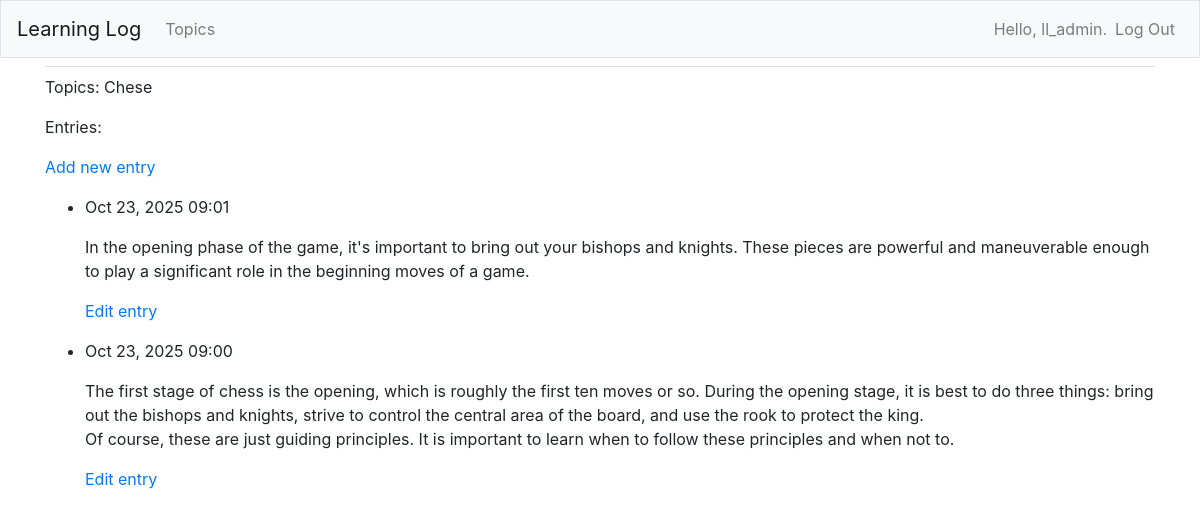
The page /topics/3/ (signed in) on the database its author committed.
### learning_logs/models.py (models this page shows, shortened)
class Topic(models.Model):
    text = models.CharField(max_length=200)
    date_added = models.DateTimeField(auto_now_add=True)
    owner = models.ForeignKey(User, on_delete=models.CASCADE)
    def __str__(self):
        return self.text

class Entry(models.Model):
    topic = models.ForeignKey(Topic, on_delete=models.CASCADE)
    text = models.TextField()
    date_added = models.DateTimeField(auto_now_add=True)
    class Meta:
        verbose_name_plural = 'entries'

### learning_logs/views.py (the view)
# urls.py: path('topics/<int:topic_id>/', views.topic, name='topic'),
@login_required
def topic(request, topic_id):
    topic = Topic.objects.get(id=topic_id)
    if topic.owner != request.user:
        raise Http404
    entries = topic.entry_set.order_by('-date_added')
    context = {'topic': topic, 'entries':entries}
    return render(request, 'learning_logs/topic.html', context)

### learning_logs/templates/learning_logs/topic.html
{% extends "learning_logs/base.html" %}
{% block content %}
    <p>Topics: {{ topic }}</p>
    <p>Entries:</p>
    <p>
        <a href="{% url 'learning_logs:new_entry' topic.id %}">Add new
        entry</a>
    </p>
    <ul>
    {% for entry in entries %}
        <li>
            <p>{{ entry.date_added|date:'M d, Y H:i' }}</p>
            <p>{{ entry.text|linebreaks }}</p>
            <p>
                <a href="{% url 'learning_logs:edit_entry' entry.id %}">
                    Edit entry</a>
            </p>
        </li>
    {% empty %}
        <li>There are no entries for this topic yet.</li>
    {% endfor %}
    </ul>
    {% endblock content %}

### learning_logs/templates/learning_logs/base.html (shortened to what this page needs)
{% load bootstrap4 %}
<!doctype html>
<html lang="en">
<head>
    {% bootstrap_css %}
</head>
<body>
    <nav class="navbar navbar-expand-md navbar-light bg-light md-4
    border">
        <a class="navbar-brand" href="{% url 'learning_logs:index'%}">
            Learning Log
        </a>
        <div class="collapse navbar-collapse" id="navbarCollapse">
            <ul class="navbar-nav mr-auto">
                <li class="nav-item">
                    <a class="nav-link" href=
                    "{% url 'learning_logs:topics'%}">Topics</a>
                </li>
            </ul>
            <ul class="navbar-nav ml-auto">
                {% if user.is_authenticated %}
                    <li class="nav-item">
                        <span class="navbar-text">Hello,
                            {{ user.username }}.</span>
                    </li>
                    <li class="nav-item">
                        <a class="nav-link" href=
                        "{% url 'users:logout' %}">Log Out</a>
                    </li>
                {% endif %}
            </ul>
        </div>
    </nav>
    <main role="main" class="container">
        <div class="pb-2 mb-2 border-bottom">
        </div>
        <div>
            {% block content%} {% endblock content %}
        </div>
    </main>
</body>
</html>

### rows shown on the page
Topic: text "Chese"
Entry: date_added "Oct 23, 2025 09:01", text "In the opening phase of the game, it's important to bring out your bishops and knights. These pieces are powerful and maneuverable enough to play a significant role in the beginning moves of a game."
Entry: date_added "Oct 23, 2025 09:00", text "The first stage of chess is the opening, which is roughly the first ten moves or so. During the opening stage, it is best to do three things: bring out the bishops and knights, strive to control the central area of the board, and use the rook to protect the king. Of course, these are just guiding principles. It is important to learn when to follow these principles and when not to."

### other values the page prints
{{ user.username }} "ll_admin"
